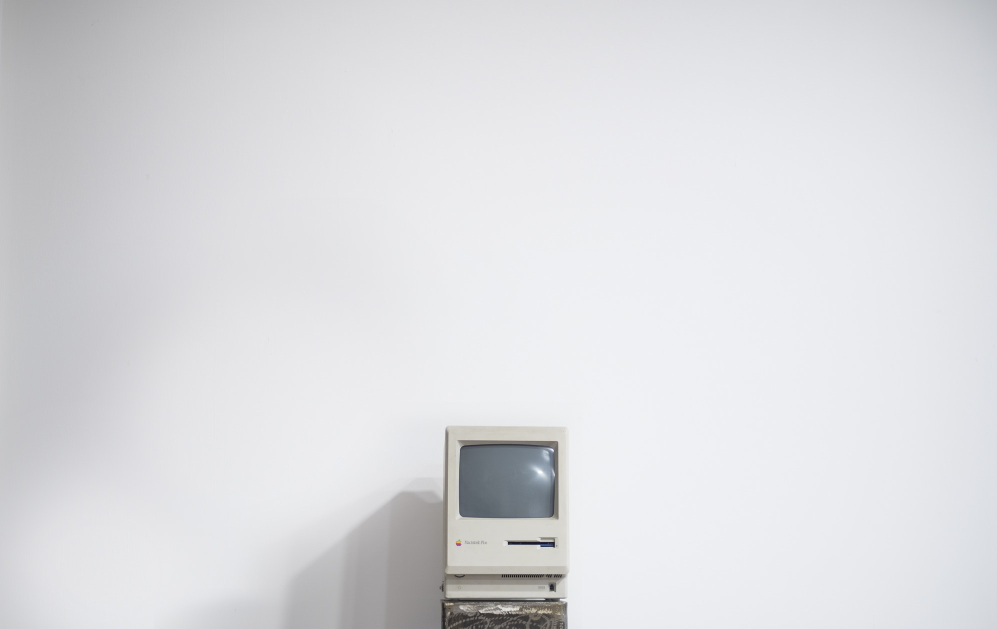
#> input picture img_editing/example.jpg, 1993 x 1257 px, found by its file name (shown at 1/2 size)
$ python img.py
#> lines starting #> are read from the running program, lines starting #| are printed output that depends on the picture; pictures that were not available may be replaced by others from this repository, and a replacement may not be noted
from PIL import Image
import os

import PIL

# Open an image file
def open_image(file_name):
#> called with file_name = 'example.jpg'
    image_path = os.path.join(os.getcwd(), "img_editing", file_name)
    try:
        img = Image.open(image_path)
#> img is the input picture: PIL image 1993x1257 RGB; mean R, G, B 220.4, 220.9, 223.8
        return img
    except IOError:
        print("Unable to open image file.")
        return None

# convert to jpg
def convert_to_jpg(image, new_name):
    new_name += '.jpg'
    rgb_image = image.convert('RGB')
    rgb_image.save(new_name)
    return open_image(new_name)

file_name = 'example.jpg'
mac = open_image(file_name)
if mac:
    print(mac.format, mac.size, mac.mode)
#| JPEG (1993, 1257) RGB

pencil = open_image('pencils.jpg')
#> call 2 of open_image, with file_name = 'pencils.jpg'
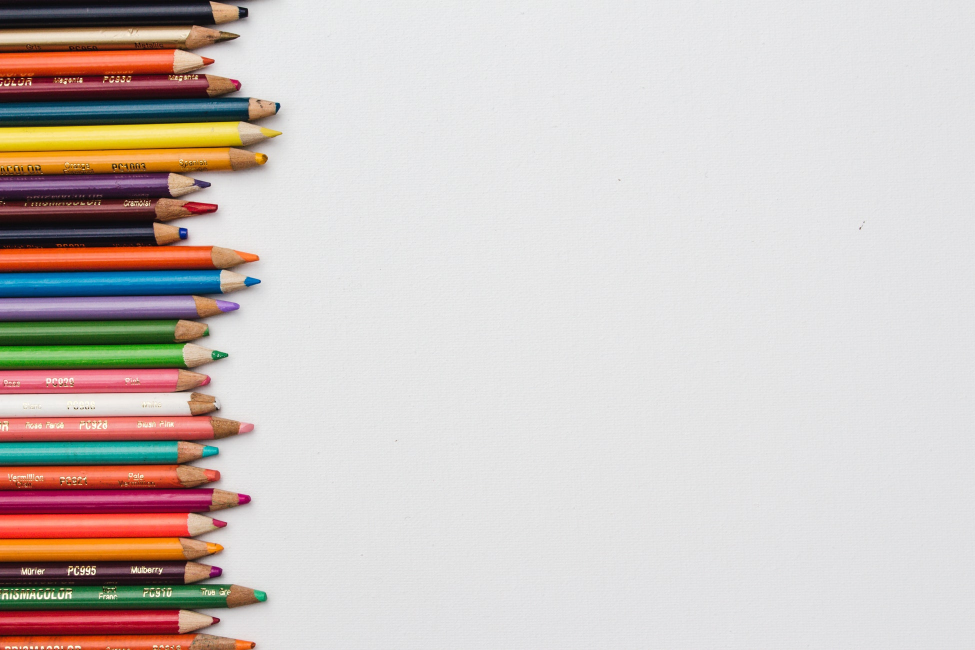
#> input picture img_editing/pencils.jpg, 1950 x 1300 px, found by its file name (shown at 1/2 size)
#> in open_image, img is the input picture: PIL image 1950x1300 RGB; mean R, G, B 207.4, 198.2, 194.5
if pencil:
    print(pencil.format, pencil.size, pencil.mode)
#| JPEG (1950, 1300) RGB
    pencil.crop((0, 0, 100, 100))  # Crop and show a portion of the image
    pencil.rotate(45)  # Rotate and show the image
    pencil.resize((200, 200))  # Resize and show the image
    pencil.convert("L")  # Convert to grayscale and show the image
    pencil.save(os.path.join(os.getcwd(), "img_editing", "pencils_gray.jpg"))

red = open_image('red_color.jpg')
#> call 3 of open_image, with file_name = 'red_color.jpg'
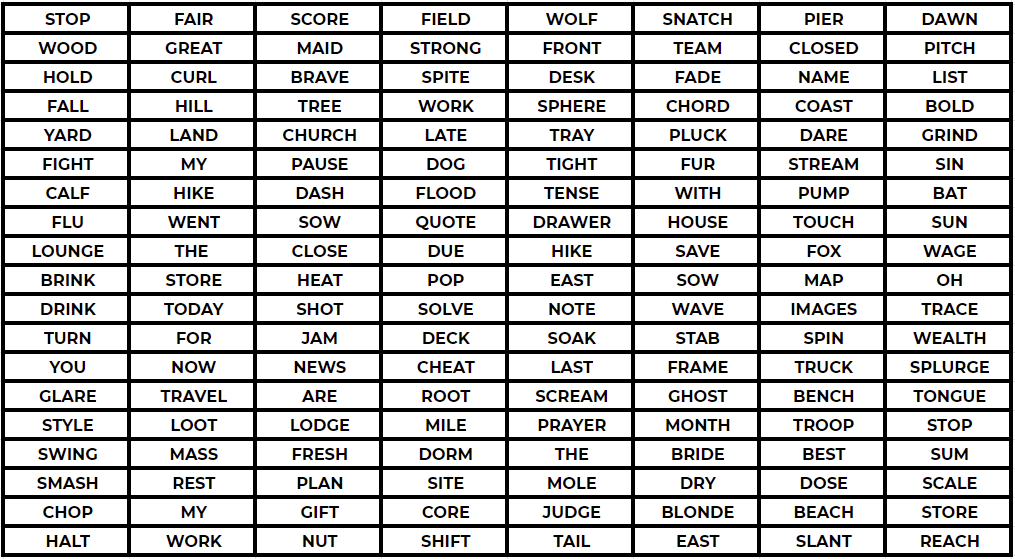
#> input picture img_editing/word_matrix.png, 1015 x 559 px, given in place of red_color.jpg, which was not available
#> in open_image, img is the input picture: PIL image 1015x559 RGBA; mean R, G, B, A 192.9, 192.7, 192.7, 255
blue = open_image('blue_color.png')
if red and blue:
    red.putalpha(128)  # Set transparency for red image
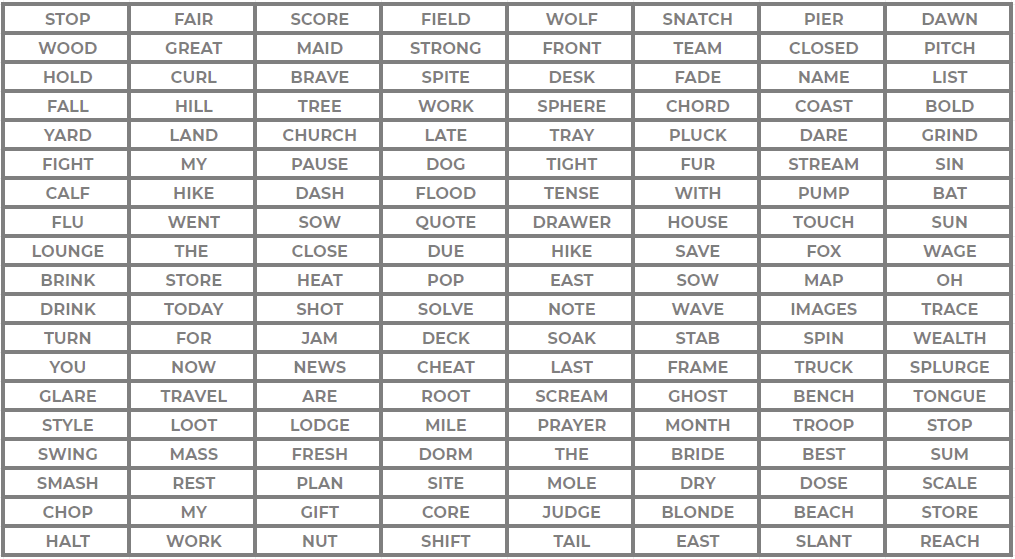
#> red: PIL image 1015x559 RGBA; mean R, G, B, A 192.9, 192.7, 192.7, 128; transparent parts drawn white
    #convert png to jpeg
    blue = convert_to_jpg(blue, os.path.join(os.getcwd(), "img_editing", "blue_color_converted"))

    blue.putalpha(128)  # Set transparency for blue image
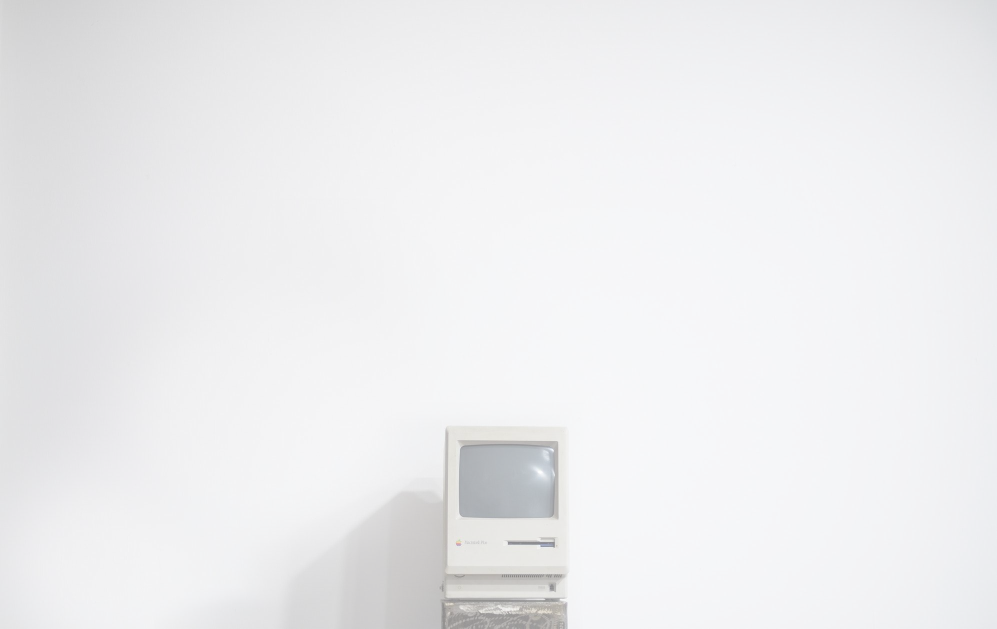
#> blue: PIL image 1993x1257 RGBA (shown at 1/2 size); mean R, G, B, A 220.5, 220.9, 223.8, 128; transparent parts drawn white

    blue.paste(red, (0, 0), red)  # Overlay red on blue
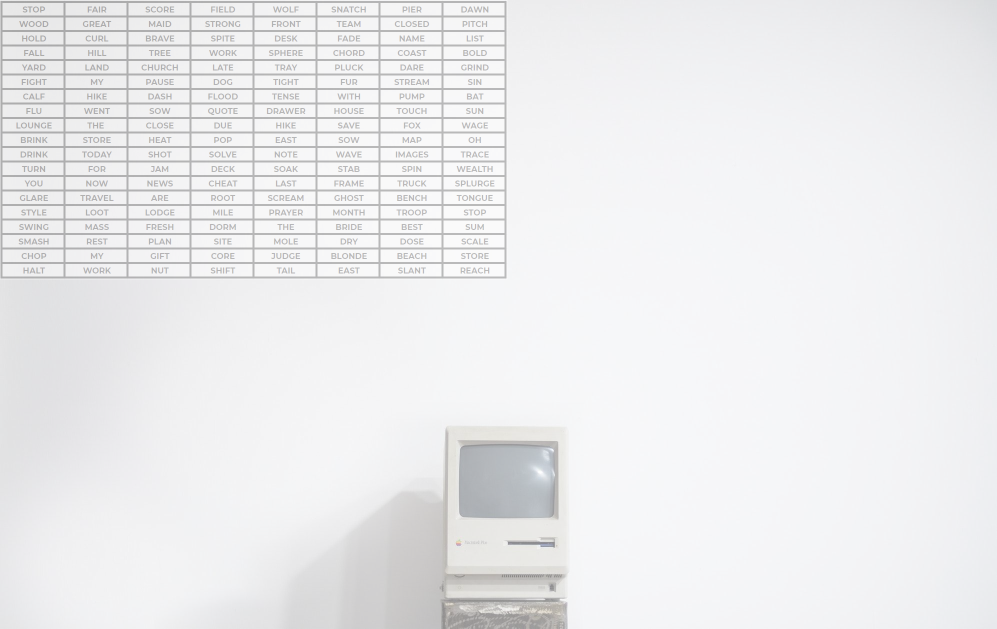
#> blue: PIL image 1993x1257 RGBA (shown at 1/2 size); mean R, G, B, A 218.2, 218.7, 221.3, 128; transparent parts drawn white
    blue.save(os.path.join(os.getcwd(), "img_editing", "combined_image.png"))
